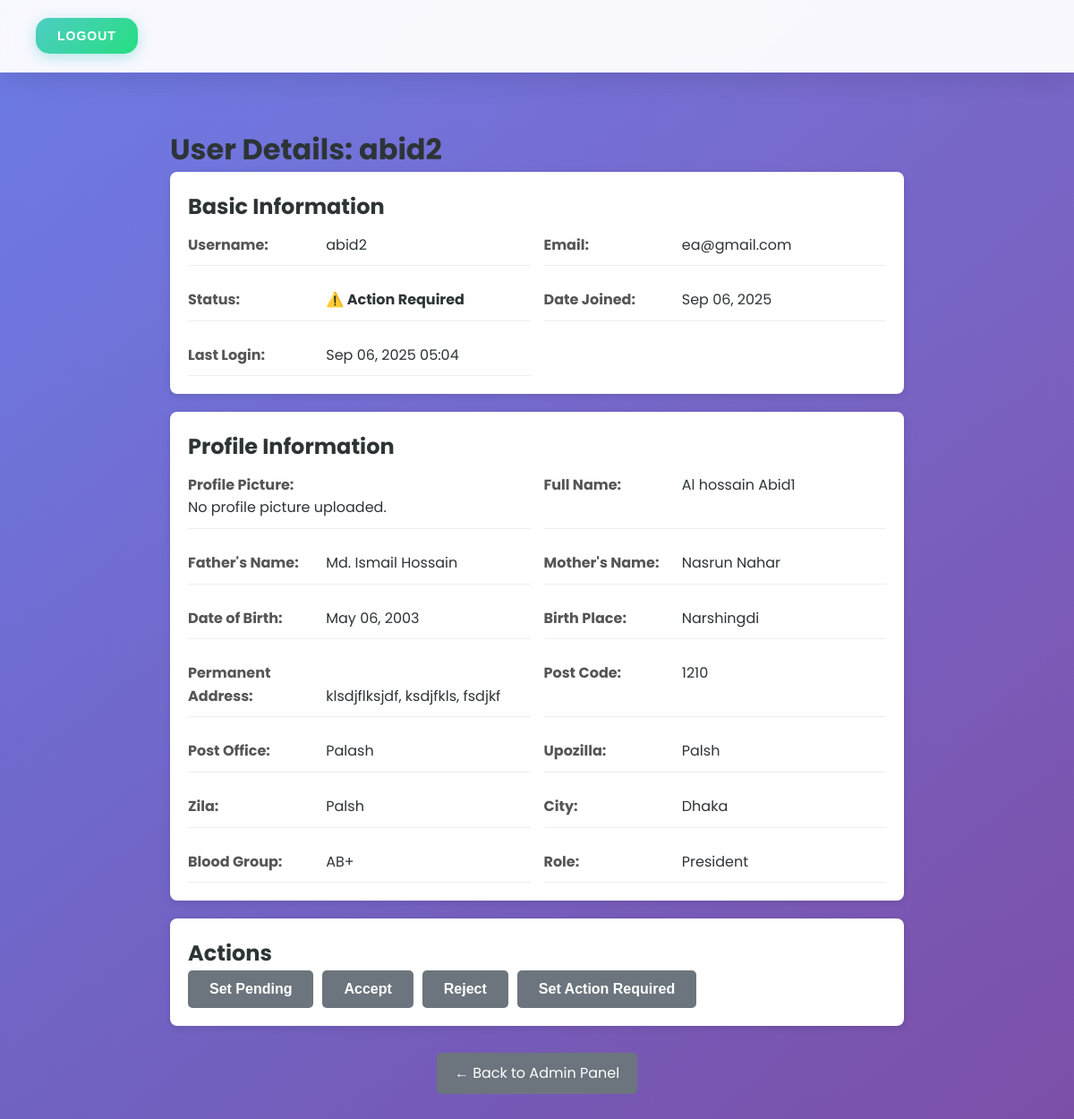
Screenshot of /user_detail/3/ (signed in) with the database file from the repository.
### website/models.py (models this page shows, shortened)
class UserStatus(models.Model):
    STATUS_CHOICES = [
        ('action', 'Action Required'),
        ('pending', 'Pending'),
        ('accept', 'Accepted'),
        ('reject', 'Rejected'),
    ]
    user = models.OneToOneField(User, on_delete=models.CASCADE)
    status = models.CharField(max_length=20, choices=STATUS_CHOICES, default='action')
    created_at = models.DateTimeField(auto_now_add=True)
    updated_at = models.DateTimeField(auto_now=True)
    def get_status_icon(self):
        icons = {
            'action': '⚠️',
            'pending': '⏳',
            'accept': '✅',
            'reject': '❌',
        }
        return icons.get(self.status, '❓')

class Profile(models.Model):
    ROLE_CHOICES = [
        ('president', 'President'),
        ('chairman', 'Chairman'),
        ('member', 'Member'),
    ]
    user = models.OneToOneField(User, on_delete=models.CASCADE)
    name = models.CharField(max_length=100)
    father_name = models.CharField(max_length=100)
    mother_name = models.CharField(max_length=100)
    date_of_birth = models.DateField()
    birth_place = models.CharField(max_length=100)
    permanent_address = models.TextField()
    blood_group = models.CharField(max_length=10)
    post_code = models.CharField(max_length=20)
    post_office = models.CharField(max_length=100)
    upozilla = models.CharField(max_length=100)
    zila = models.CharField(max_length=100)
    city = models.CharField(max_length=100)
    role = models.CharField(max_length=20, choices=ROLE_CHOICES)
    profile_picture = models.ImageField(upload_to='profile_pictures/', blank=True, null=True)

### website/views.py (the view)
# urls.py: path('user_detail/<int:user_id>/', views.user_detail, name='user_detail'),
@login_required
def user_detail(request, user_id):
    if not request.user.is_staff:
        return redirect('home')
    user = get_object_or_404(User, id=user_id)
    try:
        user_status = UserStatus.objects.get(user=user)
    except UserStatus.DoesNotExist:
        user_status = UserStatus.objects.create(user=user, status='action')
    try:
        profile = user.profile
    except Profile.DoesNotExist:
        profile = None
    if request.method == 'POST':
        action = request.POST.get('action')
        if action in ['action', 'pending', 'accept', 'reject']:
            user_status.status = action
            user_status.save()
            return redirect('admin_panel')
    context = {
        'user': user,
        'user_status': user_status,
        'profile': profile
    }
    return render(request, 'website/user_detail.html', context)

### website/templates/website/user_detail.html (shortened to what this page needs)
{% extends 'website/base.html' %}
{% block content %}
<div class="user-detail-container">
    <h1>User Details: {{ user.username }}</h1>
    <div class="user-info-section">
        <h2>Basic Information</h2>
        <div class="info-grid">
            <div class="info-item">
                <strong>Username:</strong> {{ user.username }}
            </div>
            <div class="info-item">
                <strong>Email:</strong> {{ user.email }}
            </div>
            <div class="info-item">
                <strong>Status:</strong>
                <span class="status-display">
                    {{ user_status.get_status_icon }} {{ user_status.get_status_display }}
                </span>
            </div>
            <div class="info-item">
                <strong>Date Joined:</strong> {{ user.date_joined|date:"M d, Y" }}
            </div>
            <div class="info-item">
                <strong>Last Login:</strong> {{ user.last_login|date:"M d, Y H:i" }}
            </div>
        </div>
    </div>
    {% if profile %}
    <div class="profile-section">
        <h2>Profile Information</h2>
        <div class="info-grid">
            <div class="info-item">
                <strong>Profile Picture:</strong><br>
                {% if profile.profile_picture %}
                    <img src="{{ profile.profile_picture.url }}" alt="Profile Picture" style="max-width: 150px; max-height: 150px; border-radius: 8px;">
                {% else %}
                    <p>No profile picture uploaded.</p>
                {% endif %}
            </div>
            <div class="info-item">
                <strong>Full Name:</strong> {{ profile.name }}
            </div>
            <div class="info-item">
                <strong>Father's Name:</strong> {{ profile.father_name }}
            </div>
            <div class="info-item">
                <strong>Mother's Name:</strong> {{ profile.mother_name }}
            </div>
            <div class="info-item">
                <strong>Date of Birth:</strong> {{ profile.date_of_birth|date:"M d, Y" }}
            </div>
            <div class="info-item">
                <strong>Birth Place:</strong> {{ profile.birth_place }}
            </div>
            <div class="info-item">
                <strong>Permanent Address:</strong> {{ profile.permanent_address }}
            </div>
            <div class="info-item">
                <strong>Post Code:</strong> {{ profile.post_code }}
            </div>
            <div class="info-item">
                <strong>Post Office:</strong> {{ profile.post_office }}
            </div>
            <div class="info-item">
                <strong>Upozilla:</strong> {{ profile.upozilla }}
            </div>
            <div class="info-item">
                <strong>Zila:</strong> {{ profile.zila }}
            </div>
            <div class="info-item">
                <strong>City:</strong> {{ profile.city }}
            </div>
            <div class="info-item">
                <strong>Blood Group:</strong> {{ profile.blood_group }}
            </div>
            <div class="info-item">
                <strong>Role:</strong> {{ profile.get_role_display }}
            </div>
        </div>
    </div>
    {% else %}
    <div class="profile-section">
        <h2>Profile Information</h2>
        <p>No profile information available.</p>
    </div>
    {% endif %}
    <div class="action-section">
        <h2>Actions</h2>
        <form method="post" class="action-buttons">
            <button type="submit" name="action" value="pending" class="action-btn pending-btn">Set Pending</button>
            <button type="submit" name="action" value="accept" class="action-btn accept-btn">Accept</button>
            <button type="submit" name="action" value="reject" class="action-btn reject-btn">Reject</button>
            <button type="submit" name="action" value="action" class="action-btn action-btn">Set Action Required</button>
        </form>
    </div>
    <div class="back-section">
        <a href="{% url 'admin_panel' %}" class="back-btn">← Back to Admin Panel</a>
    </div>
</div>
{% endblock %}

### website/templates/website/base.html (shortened to what this page needs)
{% load static %}
<!DOCTYPE html>
<html lang="en">
<head>
    <link rel="stylesheet" href="{% static 'website/style.css' %}">
</head>
<body>
    <div class="header">
        {% if user.is_authenticated %}
            <form method="post" action="{% url 'logout' %}">
                <button type="submit" class="apply-btn">Logout</button>
            </form>
        {% else %}
            <a href="{% url 'login' %}" class="apply-btn">Login</a>
            <a href="{% url 'register' %}" class="apply-btn">Register</a>
        {% endif %}
    </div>
    <div class="content">
        {% block content %}{% endblock %}
    </div>
</body>
</html>

### website/static/website/style.css (style rules this page uses)
:root { --primary-color: #667eea; --secondary-color: #764ba2; --accent-color: #f093fb; --success-color: #4ecdc4; --warning-color: #ff9ff3; --danger-color: #ff6b6b; --dark-color: #2d3436; --light-color: #f8f9fa; --gray-color: #636e72; --shadow: 0 10px 30px rgba(0,0,0,0.1); --shadow-hover: 0 20px 40px rgba(0,0,0,0.15); --border-radius: 15px; --transition: all 0.3s cubic-bezier(0.4, 0, 0.2, 1); }
* { margin: 0; padding: 0; box-sizing: border-box; }
body { font-family: 'Poppins', sans-serif; background: linear-gradient(135deg, #667eea 0%, #764ba2 100%); min-height: 100vh; color: var(--dark-color); line-height: 1.6; overflow-x: hidden; }
body::before { content: ''; position: fixed; top: 0; left: 0; width: 100%; height: 100%; background: linear-gradient(45deg, #667eea, #764ba2, #f093fb, #4ecdc4); background-size: 400% 400%; animation: gradientShift 15s ease infinite; z-index: -1; opacity: 0.1; }
.header { display: flex; justify-content: space-between; align-items: center; padding: 20px 40px; background: rgba(255, 255, 255, 0.95); backdrop-filter: blur(10px); -webkit-backdrop-filter: blur(10px); box-shadow: var(--shadow); position: sticky; top: 0; z-index: 1000; border-bottom: 1px solid rgba(255, 255, 255, 0.2); }
.apply-btn, .admin-btn { padding: 12px 24px; border: none; border-radius: var(--border-radius); font-weight: 600; font-size: 14px; text-transform: uppercase; letter-spacing: 1px; cursor: pointer; transition: var(--transition); position: relative; overflow: hidden; text-decoration: none; display: inline-block; }
.apply-btn::before, .admin-btn::before { content: ''; position: absolute; top: 0; left: -100%; width: 100%; height: 100%; background: linear-gradient(90deg, transparent, rgba(255,255,255,0.2), transparent); transition: left 0.5s; }
.apply-btn { background: linear-gradient(135deg, var(--success-color), #26de81); color: white; box-shadow: 0 4px 15px rgba(78, 205, 196, 0.4); }
.content { max-width: 900px; margin: 40px auto; padding: 0 20px; position: relative; }

### website/templates/website/user_detail.html (style rules this page uses)
.user-detail-container { max-width: 1000px; margin: 20px auto; padding: 20px; }
.user-info-section, .profile-section, .action-section { background-color: white; border-radius: 8px; box-shadow: 0 2px 8px rgba(0,0,0,0.1); padding: 20px; margin-bottom: 20px; }
.info-grid { display: grid; grid-template-columns: repeat(auto-fit, minmax(300px, 1fr)); gap: 15px; }
.info-item { padding: 10px 0; border-bottom: 1px solid #eee; }
.info-item strong { display: inline-block; width: 150px; color: #555; }
.status-display { font-weight: bold; font-size: 16px; }
.action-buttons { display: flex; gap: 10px; flex-wrap: wrap; }
.action-btn { padding: 12px 24px; border: none; border-radius: 5px; cursor: pointer; font-size: 16px; font-weight: bold; transition: all 0.3s; }
.pending-btn { background-color: #ffc107; color: #212529; }
.accept-btn { background-color: #28a745; color: white; }
.reject-btn { background-color: #dc3545; color: white; }
.action-btn { background-color: #6c757d; color: white; }
.back-section { text-align: center; margin-top: 30px; }
.back-btn { display: inline-block; padding: 10px 20px; background-color: #6c757d; color: white; text-decoration: none; border-radius: 5px; transition: background-color 0.3s; }

### rows the page displays
UserStatus: get_status_icon "⚠️", status "Action Required"
Profile: name "Al hossain Abid1", father_name "Md. Ismail Hossain", mother_name "Nasrun Nahar", date_of_birth "May 06, 2003", birth_place "Narshingdi", permanent_address "klsdjflksjdf, ksdjfkls, fsdjkf", post_code "1210", post_office "Palash", upozilla "Palsh", zila "Palsh", city "Dhaka", blood_group "AB+", role "President"

### other values shown
{{ user.username }} "abid2"
{{ user.email }} "ea@gmail.com"
{{ user.date_joined|date:"M d, Y" }} "Sep 06, 2025"
{{ user.last_login|date:"M d, Y H:i" }} "Sep 06, 2025 05:04"
